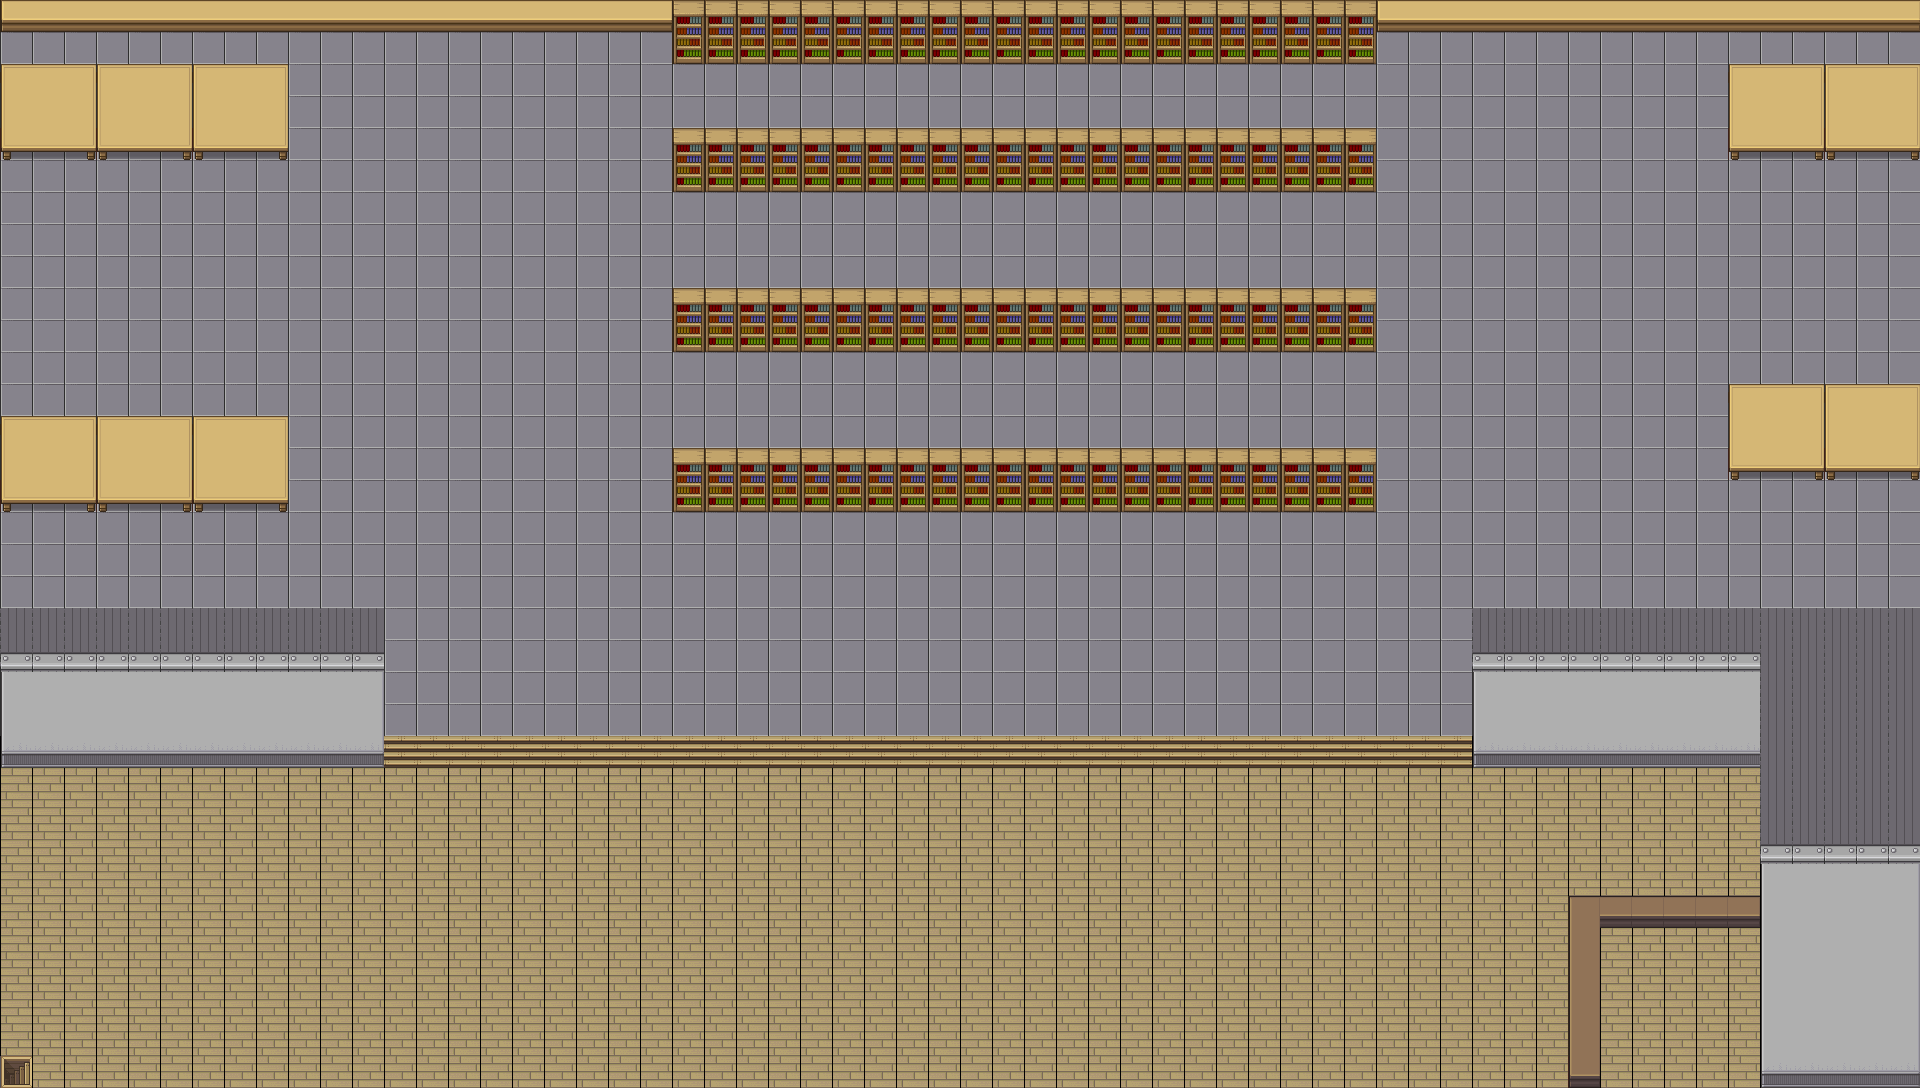

Rendered tile map (Tiled .tmx) drawn with the repository's tilesets; below, a short description and the map source with its tile grids summarised:
An orthogonal 60x34 tile map with 32x32 px tiles, 3 tile layers (Floor, Collisions, Stairs) and 2 objects (Player Spawn, portal entrance se14 main floor).

<map version="1.2" tiledversion="1.3.4" orientation="orthogonal" renderorder="right-down" width="60" height="34" tilewidth="32" tileheight="32" infinite="0" nextlayerid="25" nextobjectid="21">
 <editorsettings>
  <export target="../public/assets/Map/SE14-2nd-Floor.json" format="json" />
 </editorsettings>
 <tileset firstgid="1" name="main tileset" tilewidth="32" tileheight="32" tilecount="1380" columns="10">
  <image source="tileset.png" width="328" height="4419" />
  <tile id="580">
   <properties>
    <property name="collides" type="bool" value="true" />
   </properties>
  </tile>
  <tile id="581">
   <properties>
    <property name="collides" type="bool" value="true" />
   </properties>
  </tile>
  <tile id="582">
   <properties>
    <property name="collides" type="bool" value="true" />
   </properties>
  </tile>
  <tile id="583">
   <properties>
    <property name="collides" type="bool" value="true" />
   </properties>
  </tile>
  <tile id="584">
   <properties>
    <property name="collides" type="bool" value="true" />
   </properties>
  </tile>
  <tile id="585">
   <properties>
    <property name="collides" type="bool" value="true" />
   </properties>
  </tile>
  <tile id="590">
   <properties>
    <property name="collides" type="bool" value="true" />
   </properties>
  </tile>
  <tile id="591">
   <properties>
    <property name="collides" type="bool" value="true" />
   </properties>
  </tile>
  <tile id="592">
   <properties>
    <property name="collides" type="bool" value="true" />
   </properties>
  </tile>
  <tile id="593">
   <properties>
    <property name="collides" type="bool" value="true" />
   </properties>
  </tile>
  <tile id="594">
   <properties>
    <property name="collides" type="bool" value="true" />
   </properties>
  </tile>
  <tile id="595">
   <properties>
    <property name="collides" type="bool" value="true" />
   </properties>
  </tile>
  <tile id="705">
   <properties>
    <property name="collides" type="bool" value="true" />
   </properties>
  </tile>
  <tile id="715">
   <properties>
    <property name="collides" type="bool" value="true" />
   </properties>
  </tile>
  <tile id="840">
   <properties>
    <property name="collides" type="bool" value="true" />
   </properties>
  </tile>
  <tile id="841">
   <properties>
    <property name="collides" type="bool" value="true" />
   </properties>
  </tile>
  <tile id="842">
   <properties>
    <property name="collides" type="bool" value="true" />
   </properties>
  </tile>
  <tile id="843">
   <properties>
    <property name="collides" type="bool" value="true" />
   </properties>
  </tile>
  <tile id="844">
   <properties>
    <property name="collides" type="bool" value="true" />
   </properties>
  </tile>
  <tile id="845">
   <properties>
    <property name="collides" type="bool" value="true" />
   </properties>
  </tile>
  <tile id="846">
   <properties>
    <property name="collides" type="bool" value="true" />
   </properties>
  </tile>
  <tile id="847">
   <properties>
    <property name="collides" type="bool" value="true" />
   </properties>
  </tile>
  <tile id="848">
   <properties>
    <property name="collides" type="bool" value="true" />
   </properties>
  </tile>
  <tile id="850">
   <properties>
    <property name="collides" type="bool" value="true" />
   </properties>
  </tile>
  <tile id="851">
   <properties>
    <property name="collides" type="bool" value="true" />
   </properties>
  </tile>
  <tile id="852">
   <properties>
    <property name="collides" type="bool" value="true" />
   </properties>
  </tile>
  <tile id="853">
   <properties>
    <property name="collides" type="bool" value="true" />
   </properties>
  </tile>
  <tile id="854">
   <properties>
    <property name="collides" type="bool" value="true" />
   </properties>
  </tile>
  <tile id="855">
   <properties>
    <property name="collides" type="bool" value="true" />
   </properties>
  </tile>
  <tile id="856">
   <properties>
    <property name="collides" type="bool" value="true" />
   </properties>
  </tile>
  <tile id="857">
   <properties>
    <property name="collides" type="bool" value="true" />
   </properties>
  </tile>
  <tile id="858">
   <properties>
    <property name="collides" type="bool" value="true" />
   </properties>
  </tile>
  <tile id="860">
   <properties>
    <property name="collides" type="bool" value="true" />
   </properties>
  </tile>
  <tile id="861">
   <properties>
    <property name="collides" type="bool" value="true" />
   </properties>
  </tile>
  <tile id="862">
   <properties>
    <property name="collides" type="bool" value="true" />
   </properties>
  </tile>
  <tile id="864">
   <properties>
    <property name="collides" type="bool" value="true" />
   </properties>
  </tile>
  <tile id="865">
   <properties>
    <property name="collides" type="bool" value="true" />
   </properties>
  </tile>
  <tile id="866">
   <properties>
    <property name="collides" type="bool" value="true" />
   </properties>
  </tile>
  <tile id="893">
   <properties>
    <property name="collides" type="bool" value="true" />
   </properties>
  </tile>
  <tile id="894">
   <properties>
    <property name="collides" type="bool" value="true" />
   </properties>
  </tile>
  <tile id="895">
   <properties>
    <property name="collides" type="bool" value="true" />
   </properties>
  </tile>
  <tile id="896">
   <properties>
    <property name="collides" type="bool" value="true" />
   </properties>
  </tile>
  <tile id="897">
   <properties>
    <property name="collides" type="bool" value="true" />
   </properties>
  </tile>
  <tile id="903">
   <properties>
    <property name="collides" type="bool" value="true" />
   </properties>
  </tile>
  <tile id="905">
   <properties>
    <property name="collides" type="bool" value="true" />
   </properties>
  </tile>
  <tile id="906">
   <properties>
    <property name="collides" type="bool" value="true" />
   </properties>
  </tile>
  <tile id="907">
   <properties>
    <property name="collides" type="bool" value="true" />
   </properties>
  </tile>
  <tile id="915">
   <properties>
    <property name="collides" type="bool" value="true" />
   </properties>
  </tile>
  <tile id="916">
   <properties>
    <property name="collides" type="bool" value="true" />
   </properties>
  </tile>
  <tile id="917">
   <properties>
    <property name="collides" type="bool" value="true" />
   </properties>
  </tile>
 </tileset>
 <layer id="16" name="Floor" width="60" height="34">
  <data>[2040 cells, 2040 non-empty, 3 distinct tile ids]</data>
 </layer>
 <objectgroup id="24" name="Player Spawn">
  <object id="20" name="Player Spawn" x="124.047" y="959.092">
   <point />
  </object>
 </objectgroup>
 <layer id="17" name="Collisions" width="60" height="34">
  <properties>
   <property name="collides" type="bool" value="true" />
  </properties>
  <data>[2040 cells, 495 non-empty, 26 distinct tile ids]</data>
 </layer>
 <layer id="18" name="Stairs" width="60" height="34">
  <data>[2040 cells, 1 non-empty, 1 distinct tile ids]</data>
 </layer>
 <objectgroup id="23" name="portal entrance se14 main floor">
  <object id="19" name="portal entrance se14 main floor" x="17.7604" y="1075.39">
   <point />
  </object>
 </objectgroup>
</map>
